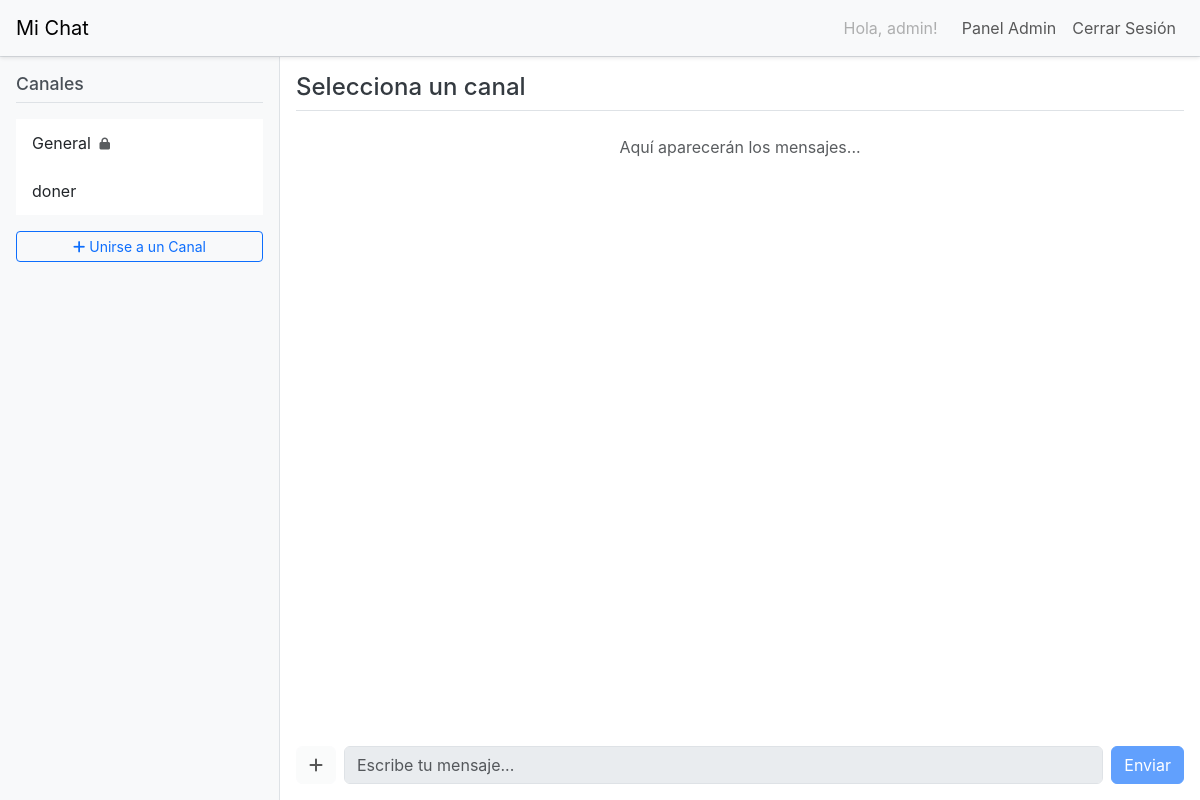
The app's page /index (signed in) with its own data.
### app/models.py (models this page shows, shortened)
class User(UserMixin, db.Model):
    id = db.Column(db.Integer, primary_key=True) # Clave primaria autoincremental
    username = db.Column(db.String(64), index=True, unique=True, nullable=False) # Nombre de usuario, indexado y único
    password_hash = db.Column(db.String(256), nullable=False) # Hash de la contraseña (NUNCA la contraseña real)
    role = db.Column(db.String(10), index=True, default='user', nullable=False) # Roles: 'user', 'moderator', 'admin'
    created_at = db.Column(db.DateTime, default=lambda: datetime.now(timezone.utc)) # Fecha de creación (UTC)
    messages = db.relationship('Message', backref='author', lazy='dynamic', cascade='all, delete-orphan')
    approved_channels = db.relationship(
        'Channel', secondary=channel_members,
        backref=db.backref('approved_members', lazy='dynamic'),
        lazy='dynamic'
    )
    @property
    def is_admin(self):
        return self.role == 'admin'

class Channel(db.Model):
    id = db.Column(db.Integer, primary_key=True)
    name = db.Column(db.String(100), index=True, unique=True, nullable=False) # Nombre del canal, único
    description = db.Column(db.String(255), nullable=True) # Descripción opcional
    password_hash = db.Column(db.String(256), nullable=True) # Hash si el canal tiene contraseña
    is_writable = db.Column(db.Boolean, default=True, nullable=False) # Control admin para permitir/denegar mensajes
    created_at = db.Column(db.DateTime, default=lambda: datetime.now(timezone.utc)) # Fecha creación (UTC)
    requires_approval = db.Column(db.Boolean, default=False, nullable=False)
    messages = db.relationship('Message', backref='channel', lazy='dynamic', cascade='all, delete-orphan')

### app/routes.py (the view)
@app.route('/')
@app.route('/index')
@login_required
def index():
    now = datetime.now(timezone.utc) # Necesitamos la hora actual
    try:
        banned_channel_ids_query = db.session.query(Ban.channel_id).filter(
            Ban.user_id == current_user.id,
            Ban.channel_id != None, # Solo bans específicos de canal
            (Ban.expires_at == None) | (Ban.expires_at > now)
        )
        banned_channel_ids = [item[0] for item in banned_channel_ids_query.all()]
        query = current_user.approved_channels # Empezamos con la relación
        if banned_channel_ids:
             query = query.filter(Channel.id.notin_(banned_channel_ids))
        user_channels = query.order_by(Channel.name).all()
        global_ban = Ban.query.filter_by(user_id=current_user.id, channel_id=None)\
                               .filter((Ban.expires_at == None) | (Ban.expires_at > now))\
                               .first()
        if global_ban:
            user_channels = [] # No mostrar canales si hay ban global
            flash("Tu cuenta está baneada globalmente.", "danger")
    except Exception as e:
        flash(f"Error al cargar tus canales: {e}", "danger")
        print(f"Error DB al cargar canales para usuario {current_user.id}: {e}")
        user_channels = [] # Asegurar que sea una lista vacía en caso de error
    return render_template('chat_interface.html', title='Chat', channels=user_channels)

### app/models.py (called while the page is built)
@login.user_loader
def load_user(id):
    return User.query.get(int(id))

### app/templates/chat_interface.html (shortened to what this page needs)
{% extends "base.html" %}
{% block content %}
<div class="chat-container d-flex">
    <div id="channel-list-column" class="bg-light border-end p-3">
        <h4>Canales</h4>
        <ul class="list-group list-group-flush" id="channel-list-ul">
            {% if channels %}
                {% for channel in channels %}
                <li class="list-group-item list-group-item-action channel-item"
                    data-channel-id="{{ channel.id }}"
                    data-channel-name="{{ channel.name }}"
                    data-requires-password="{{ 'true' if channel.password_hash else 'false' }}">
                    {{ channel.name }}
                    {% if channel.password_hash %}
                        <i class="fas fa-lock fa-xs text-muted ms-1" title="Requiere contraseña"></i>
                    {% endif %}
                </li>
                {% endfor %}
            {% else %}
                <li class="list-group-item" id="no-channels-msg">No estás en ningún canal aún.</li>
            {% endif %}
        </ul>
        <div class="d-grid gap-2 mt-3">
            <button type="button" class="btn btn-outline-primary btn-sm" data-bs-toggle="modal" data-bs-target="#joinChannelModal">
                <i class="fas fa-plus"></i> Unirse a un Canal
            </button>
        </div>
    </div>
    <div id="chat-area-column" class="d-flex flex-column flex-grow-1 p-3">
        <div id="chat-header" class="border-bottom pb-2 mb-3 d-flex justify-content-between align-items-center">
            <h4 id="current-channel-name">Selecciona un canal</h4>
        </div>
        <div id="message-area" class="flex-grow-1 mb-3 p-2" style="overflow-y: auto;">
            <p class="text-muted text-center" id="chat-placeholder">Aquí aparecerán los mensajes...</p>
        </div>
        <div id="typing-indicator" class="mb-1" style="height: 1.5em;">
        </div>
        <form id="message-form" class="d-flex align-items-center">
            <button type="button" class="btn btn-light me-2" id="media-popover-btn" title="Enviar imagen/sticker"
                    data-bs-toggle="popover" data-bs-placement="top" data-bs-html="true"
                    data-bs-custom-class="media-popover"
                    data-bs-content-id="media-options-content"
                    disabled>
                <i class="fas fa-plus"></i>
            </button>
            <div class="locked-overlay-container me-2" style="flex-grow: 1;">
                <input type="text" id="message-input" class="form-control" placeholder="Escribe tu mensaje..." autocomplete="off" disabled>
            </div>
            <button type="submit" id="send-button" class="btn btn-primary" disabled>Enviar</button>
        </form>
    </div>
</div>
{% endblock %}

### app/templates/base.html (shortened to what this page needs)
<!doctype html>
<html lang="es">
<head>
    <link href="https://cdn.jsdelivr.net/npm/bootstrap@5.3.3/dist/css/bootstrap.min.css" rel="stylesheet">
    <link rel="stylesheet" href="https://cdnjs.cloudflare.com/ajax/libs/font-awesome/6.5.2/css/all.min.css" />
    <link rel="stylesheet" href="{{ url_for('static', filename='css/style.css') }}">
</head>
<body class="{{ 'page-' + title.lower().replace(' ', '-') if title else 'page-default' }}"></body>
    <nav class="navbar navbar-expand-lg navbar-light bg-light">
        <div class="container">
            <a class="navbar-brand" href="{{ url_for('index') }}">Mi Chat</a>
            <div class="collapse navbar-collapse" id="navbarNav">
                <ul class="navbar-nav ms-auto">
                    {% if current_user.is_authenticated %}
                        <li class="nav-item">
                            <span class="nav-link disabled me-2">Hola, {{ current_user.username }}!</span>
                        </li>
                        {% if current_user.is_admin %}
                        <li class="nav-item">
                            <a class="nav-link" href="{{ url_for('admin_dashboard') }}">Panel Admin</a>
                        </li>
                        {% endif %}
                        <li class="nav-item">
                            <a class="nav-link" href="{{ url_for('logout') }}">Cerrar Sesión</a>
                        </li>
                    {% endif %}
                </ul>
            </div>
        </div>
    </nav>
    <div class="container">
        {% block content %}{% endblock %}
    </div>
</body>
</html>

### app/static/css/style.css (style rules this page uses)
html, body { height: 100%; margin: 0; padding: 0; overflow: hidden; }
body { display: flex; flex-direction: column; font-family: -apple-system, BlinkMacSystemFont, "Segoe UI", Roboto, "Helvetica Neue", Arial, sans-serif; background-color: #f8f9fa; }
.navbar { flex-shrink: 0; box-shadow: 0 2px 4px rgba(0,0,0,.1); }
.chat-container { flex-grow: 1; width: 100%; height: 100%; background-color: #fff; border: 1px solid #dee2e6; border-radius: 0; border-left: none; border-right: none; border-bottom: none; box-shadow: none; }
#channel-list-column { width: 280px; flex-shrink: 0; overflow-y: auto; border-right: 1px solid #dee2e6; background-color: #f8f9fa; height: 100%; }
#channel-list-column h4 { margin-bottom: 1rem; padding-bottom: 0.5rem; border-bottom: 1px solid #dee2e6; font-size: 1.1rem; color: #495057; }
.channel-item { cursor: pointer; transition: background-color 0.15s ease-in-out; border: none; padding: 0.75rem 1rem; }
#chat-area-column { height: 100%; padding: 1rem 1.5rem; }
#chat-header { padding-bottom: 0.75rem; margin-bottom: 1rem; border-bottom: 1px solid #dee2e6; }
#chat-header h4 { margin-bottom: 0; color: #343a40; }
#message-area { flex-grow: 1; overflow-y: auto; padding: 0.5rem; margin-bottom: 0.75rem; border: none; }
#typing-indicator { height: 1.5em; padding-left: 0.5rem; font-size: 0.85em; color: #6c757d; }
#message-form { margin-top: 0.5rem; }
.locked-overlay-container { position: relative; }
body.page-chat .container { max-width: 100%; padding-left: 0; padding-right: 0; }
body.page-chat .navbar .container { padding-left: 1rem; padding-right: 1rem; max-width: 100%; }
body.page-chat .chat-container { height: calc(100vh - 56px); border-radius: 0; border-left: none; border-right: none; border-bottom: none; box-shadow: none; }
#channel-list-column { height: 100%; }

### records on screen
User: username "admin"
Channel: name "General"
Channel: name "doner"
